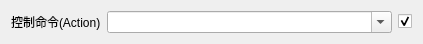
<?xml version="1.0" encoding="UTF-8"?>
<ui version="4.0">
 <class>CTcpEdgeTestDataView_DeviceCtrlReq</class>
 <widget class="QWidget" name="CTcpEdgeTestDataView_DeviceCtrlReq">
  <property name="geometry">
   <rect>
    <x>0</x>
    <y>0</y>
    <width>423</width>
    <height>43</height>
   </rect>
  </property>
  <property name="windowTitle">
   <string>CTcpEdgeTestDataView_TimeReadReq</string>
  </property>
  <layout class="QGridLayout" name="gridLayout">
   <item row="0" column="1">
    <widget class="QLabel" name="label">
     <property name="text">
      <string>控制命令(Action)</string>
     </property>
    </widget>
   </item>
   <item row="0" column="2">
    <widget class="QComboBox" name="_Action_">
     <property name="sizePolicy">
      <sizepolicy hsizetype="Expanding" vsizetype="Fixed">
       <horstretch>0</horstretch>
       <verstretch>0</verstretch>
      </sizepolicy>
     </property>
     <property name="editable">
      <bool>true</bool>
     </property>
    </widget>
   </item>
   <item row="0" column="3">
    <widget class="QCheckBox" name="__Action__">
     <property name="text">
      <string/>
     </property>
     <property name="checked">
      <bool>true</bool>
     </property>
    </widget>
   </item>
  </layout>
 </widget>
 <layoutdefault spacing="6" margin="11"/>
 <resources/>
 <connections/>
</ui>
